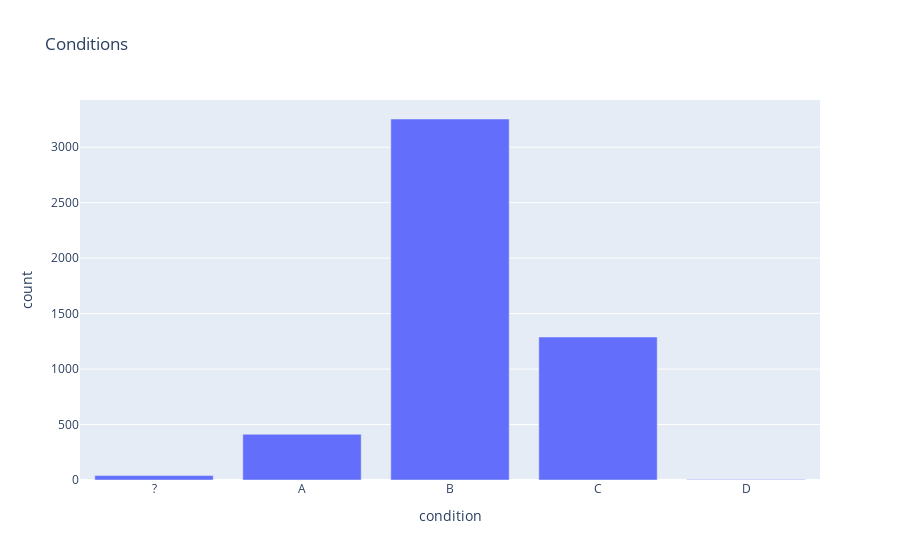

The notebook cell this image was saved under:
### Code cell
# Compute value counts, reset index, and sort by 'condition' alphabetically
condition_count = viviendas["condition"].value_counts().reset_index()

# Rename columns for clarity
condition_count.columns = ['condition', 'count']

# Sort the DataFrame by 'condition' column alphabetically
condition_count = condition_count.sort_values(by='condition')

# Create the bar chart
figA = px.bar(condition_count, x='condition', y='count', title='Conditions')
figA.show()

### Figure 1 — Plotly figure (JSON) as saved in the notebook; plotly's stock layout.template omitted (floating-point values rounded to 4 significant figures)
{"data": [{"alignmentgroup": "True", "hovertemplate": "condition=%{x}<br>count=%{y}<extra></extra>", "legendgroup": "", "marker": {"color": "#636efa", "pattern": {"shape": ""}}, "name": "", "offsetgroup": "", "orientation": "v", "showlegend": false, "textposition": "auto", "type": "bar", "x": ["?", "A", "B", "C", "D"], "xaxis": "x", "y": [40, 412, 3254, 1289, 5], "yaxis": "y"}], "layout": {"autosize": true, "barmode": "relative", "legend": {"tracegroupgap": 0}, "title": {"text": "Conditions"}, "xaxis": {"anchor": "y", "autorange": true, "domain": [0, 1], "range": [-0.5, 4.5], "title": {"text": "condition"}, "type": "category"}, "yaxis": {"anchor": "x", "autorange": true, "domain": [0, 1], "range": [0, 3425.0], "title": {"text": "count"}, "type": "linear"}}}
